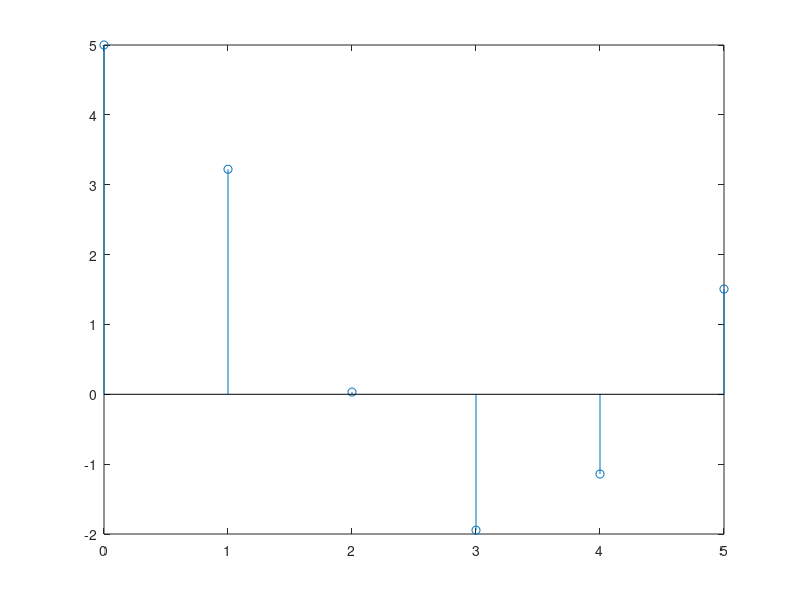
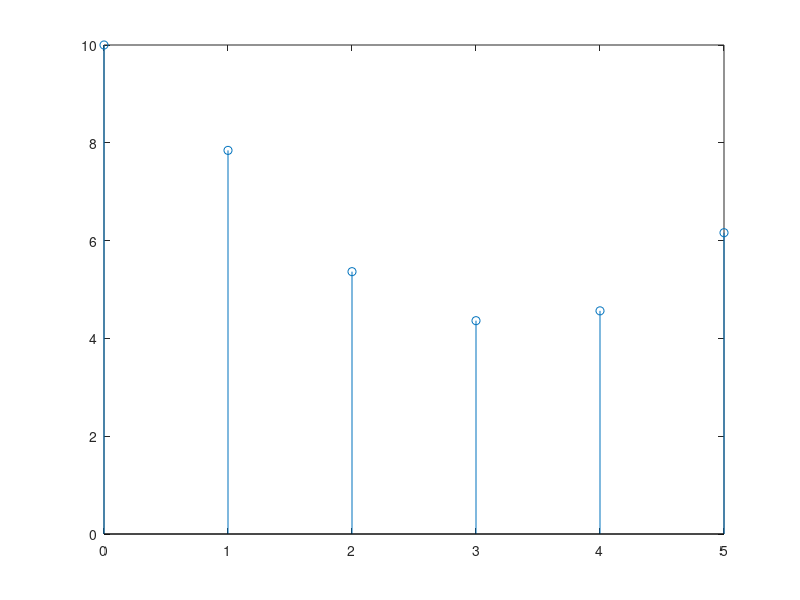

Write MATLAB code to recreate these figures, in order.
clc
clear
close all

n = 0:5;
x1 = 0.8.^n;
x2 = cos(n);
a1 = 2;
a2 = 3;

z = a1*x1+a2*x2;
y1 = 2.^z
stem(n,z)

figure
z1 = 2.^x1;
z2 = 2.^x2;

y2 = a1*z1+a2*z2

stem (n,y2)
